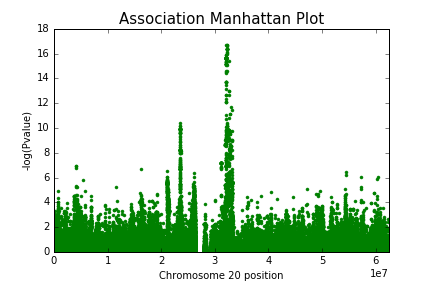

The script that saved this image:
#%%
import os

os.chdir('gwas')
#%%
#%%
#GIA TREKSIMO
#python allele_freqNEW.py -controls_file data/controlsmikraki.txt -cases_file data/casesmikraki.txt -output testaki -allele_frequency
import os
import sys
import argparse

#einai apo to arxeio argtest. einai mono oi grammes pou xreiazontai gia na treksw to allelefreq
parser = argparse.ArgumentParser(description='This is our projectara')
parser.add_argument('-controls_file', help='File containing control genotypes',required=True)
parser.add_argument('-cases_file', help='File containing cases genotypes',required=True)
parser.add_argument('-output', help='Output file name',required=True)
parser.add_argument('-allele_frequency', action='store_true')           #!ftiakse ta help
#NEW FLAG!!!
parser.add_argument('-HWE', action='store_true')
parser.add_argument('-association_test', action='store_value')
args = parser.parse_args()




#%%
def genotype_counts(datasetLINE):        
    '''Ypologismos arithmou gonotupwn
    Input: grammi arxeiou se Genotype File Format 
    Output: tuple tis morfis (snp_ID, arithmos omozugwn atomwn gia to refrence allilomorfo, arithmos omozugwn atomwn gia to alternative allilomorfo, arithmos eterozugwn atomwn, sunolo atomwn, thesi SNP)'''
    
    splittedline= datasetLINE.split(' ')   #einai lista, ta items tis anagnwrizontai ws strings
    snp= splittedline[0]
    N=(len(splittedline)-5)/3   #Arithmos atomwn. px ena line twn 500 atomwn: exei len=1505(3*N+5)
    locus=splittedline[2]
    
    homozygous_refrence=0 ;homozygous_alternative=0 ; heterozygous=0
    for i in range(5, len(splittedline) -len(splittedline)%3, 3): #!tsekare to range
                individual= splittedline[i] + splittedline[i+1] + splittedline[i+2]
                if individual=='100':
                    homozygous_refrence+=1
                elif individual=='010':
                    heterozygous+=1
                elif individual=='001':
                    homozygous_alternative+=1
    return snp , homozygous_refrence, homozygous_alternative, heterozygous, N , locus
            
#%%                
def allele_freq(x):  #isws prepei na to treksoume etsi gia na vroume kai gia to merged xwris na exoume kanei merging 
    '''Ypologismos suxnotitas allilomorfwn (p=suxnotita refrence allilomorfou, q=suxnotita alternative allilomorfou)
    *Prepei prwta na treksi i genotype_counts*
    Input: tuple  (snp_ID, arithmos omozugwn atomwn gia to refrence allilomorfo, arithmos omozugwn atomwn gia to alternative allilomorfo, arithmos eterozugwn atomwn, sunolo atomwn)
    Output: tuple (snp_ID, p, q) '''
    
    snp, R, A, het, N, loci = x
    p= round((R*2 + het)/(2*N), 3)  
    q= round((A*2 + het)/(2*N), 3)
    return snp, p, q
    
#%%


def HWE(x,y):# x=counts_cases, y=counts_controls
    from scipy import stats
    
    counts_merged= (y[0], x[1]+y[1], x[2]+y[2], x[3]+y[3], x[4]+y[4], x[5]) 
    
    if counts_merged[1] > 0 and counts_merged[2] > 0  and counts_merged[3] > 0: #This test is invalid when the observed or expected frequencies in each category are too small. A typical rule is that all of the observed and expected frequencies should be at least 5.
        snp, p_merged, q_merged = allele_freq(counts_merged)
        N = counts_merged[4]
        expect_homozygous_refrence = (p_merged**2)*N #pairnoume to plh8os twn anamenomenw reference
        expect_homozygous_alternative = (q_merged**2)*N
        expect_heterozygous = p_merged*q_merged*2*N
        x2test_hw = stats.chisquare([counts_merged[1], counts_merged[3],counts_merged[2]], [expect_homozygous_refrence, expect_heterozygous, expect_homozygous_alternative])
    
        return snp, x2test_hw.pvalue, round(expect_homozygous_refrence,3), round(expect_homozygous_alternative,3), round(expect_heterozygous,3)
    else:
        snp = counts_merged[0]
        return snp, "cannot compute pvalue", "ehr", "eha", "ehet"
#%%
#%%
#Genotypic Association --> http://www.gwaspi.org/?page_id=332, https://en.wikipedia.org/wiki/Genome-wide_association_study


'''After odds ratios and P-values have been calculated for all SNPs, a common approach is to create a 
Manhattan plot. In the context of GWA studies, this plot shows the negative logarithm of the P-value
as a function of genomic location. Thus the SNPs with the most significant association stand out on
the plot, usually as stacks of points because of haploblock structure. Importantly, the P-value 
threshold for significance is corrected for multiple testing issues. The exact threshold varies by 
study,(Wittkowski et al. 2014), but the conventional threshold is 5×10−8 to be significant in the face of hundreds of 
thousands to millions of tested SNPs (Bush & Moore 2012, Clarke et al. 2011,Barsh et al. 2012). 
GWA studies typically perform the first analysis in a discovery cohort, followed by validation of 
the most significant SNPs in an independent validation cohort.'''

def association_test(x,y): # taizw tuples tou genotype_counts # x=counts_cases, y=counts_controls
            from scipy import stats            
            snp = x[0]
            loci = x[5]
            if x[1] > 0 and y[1] > 0 and x[2] >0 and y[2] > 0 and x[3] > 0 and y[3] > 0:
                snp,x2test_hw,ehr,eha,ehet = HWE(x,y)
                snp, p_cases, q_cases= allele_freq(x)
                snp, p_controls, q_controls= allele_freq(y)
                N=x[4]
                x2test_ga = stats.chisquare([x[1],y[1],x[2],y[2],x[3],y[3]], [(p_cases**2)*N,(p_controls**2)*N, (q_cases**2)*N, (q_controls**2)*N ,2*p_cases*q_cases*N, 2*p_controls*q_controls*N]) 
                x2test_ga_final= x2test_ga.pvalue
            else:
                x2test_ga_final = "cannot compute pvalue"
            if x[2]!= 0 and y[1]!=0 and y[3]!=0:
    
                OR_RRAA = (x[1]*y[2])/(x[2]*y[1])
                OR_RAAA = (x[3]*y[2])/(x[2]*y[3])
            else:
                OR_RRAA = "none"
                OR_RAAA = "none"

            return snp, loci, x2test_ga_final, OR_RRAA, OR_RAAA
            
#%%             

    

#%%                  HWE treksimo

with open('gwas.cases.gen') as cases, open('gwas.controls.gen') as controls:
    j=0
    
    for line_cases, line_controls in zip(cases, controls):
        
                line_cases=line_cases.rstrip('\n')
                line_controls=line_controls.rstrip('\n')
                #gia elegxo taxutitas, mou deixnei poses fores exei treksei(ara poses grammes)
                
                if j % 2000 == 0:
                     print(j)   
                j += 1
                
                counts_cases=genotype_counts(line_cases)                
                counts_controls=genotype_counts(line_controls)
                
                snp, x2test_hw,ehr,eha,ehet = HWE(counts_cases,counts_controls)
                print(snp, x2test_hw)

#%%                 ASSOCIATION TREKSIMO meta apo remove
with open('STUDYremovedHWE_cases') as cases, open('STUDYremovedHWE_controls') as controls:
    j=0
    loci_list = []
    pvalue_list = []
    
    for line_cases, line_controls in zip(cases, controls):
        
                line_cases=line_cases.rstrip('\n')
                line_controls=line_controls.rstrip('\n')
                #gia elegxo taxutitas, mou deixnei poses fores exei treksei(ara poses grammes)
                
                if j % 2000 == 0:
                     print(j)   
                j += 1
                
                counts_cases=genotype_counts(line_cases)                
                counts_controls=genotype_counts(line_controls)
                
                snp, locus, pvalue, OR  = allelic_association_test(counts_cases,counts_controls)
                loci_list.append(locus)
                pvalue_list.append(pvalue)
                #print(snp, loci, pvalue, OR_RRAA, OR_RAAA)






#%% 
#==============================================================================
#Manhattan plot
def manhattan(x,y): #
    '''Dimiourgia manhattan plot apo ta pvalues ths HWE h' ths association test
    *Prepei na xei treksei h HWE h' h allelic_Association_test antistoixa*
    Input: 2 listes (1 me ta pvalues olwn twn snp (pvalue_list) kai 1 me tis thesis SNP sumfwna me to NCBI build 36)
    x: loci_list   y: pvalue_list
    Outupt: manhattan plot'''
    
    import matplotlib.pyplot as plt
    import math
    
    pvalues = list(map(lambda x:(-math.log(x)),pvalue_list))#efarmozw ton arnhtiko logari8mo sola ta pvalues
    plt.plot(loci_list, pvalues, ls='', marker='.', color='green')
    plt.xlim([0,int(loci_list[-1])])#oria aksona x,mia 8esh akrivws meta to telutaio snp
    plt.title("Association Manhattan Plot", fontsize=15)
    plt.xlabel("Chromosome 20 position", fontsize=10)
    plt.ylabel("-log(Pvalue)", fontsize=10)
    plt.savefig("manhattan")
    plt.show()

#%%
#qq plot --> https://en.wikipedia.org/wiki/Q%E2%80%93Q_plot
'''In statistics, a Q–Q plot[1] ("Q" stands for quantile) is a probability plot, which is a 
graphical method for comparing two probability distributions by plotting their quantiles against 
each other.A Q–Q plot is used to compare the shapes of distributions, providing a graphical view of how
properties such as location, scale, and skewness are similar or different in the two distributions.
Q–Q plots can be used to compare collections of data, or theoretical distributions.The use of Q–Q 
plots to compare two samples of data can be viewed as a non-parametric approach to comparing their
 underlying distributions. A Q–Q plot is generally a more powerful approach to do this than the
common technique of comparing histograms of the two samples, but requires more skill to interpret. 
Q–Q plots are commonly used to compare a data set to a theoretical model( Gnanadesikan 1977,
Thode 2002). This can provide an assessment of "goodness of fit" that is graphical, rather than 
reducing to a numerical summary. Q–Q plots are also used to compare two theoretical distributions 
to each other((Gibbons & Chakraborti 2003).Since Q–Q plots compare distributions, there is no need
 for the values to be observed as pairs, as in a scatter plot, or even for the numbers of values 
 in the two groups being compared to be equal.'''


def qqplot_2(x): #x einai to p value_list opws kai sth manhattan
    from scipy import  stats
    import math
    import pylab 
    pvalues = list(map(lambda x:(-math.log(x)),pvalue_list))#efarmozw ton arnhtiko logari8mo sola ta pvalues
    stats.probplot(pvalues, dist = stats.exponnorm,sparams=(2.5,), plot=pylab)
    pylab.set_title("Probplot for exponential distribution")
    pylab.savefig("qqplot2")
    pylab.show()
#%%
#OR  #POLY PIO GRHGOROS!!
def qqplot(x): 
    '''Dimiourgia qq plot apo ta pvalues ths association test
    *Prepei na xei treksei h allelic_association_test *
    Input: 1 lista me ta pvalues olwn twn snp (pvalue_list) 
    Outupt: qq plot'''
    import statsmodels.api as sm
    import pylab
    import numpy as np
    import math
    pvalues = list(map(lambda x:(-math.log(x)),pvalue_list))#efarmozw ton arnhtiko logari8mo sola ta pvalues
    pv = np.asarray(pvalues)
    sm.qqplot(pv, line='s')# etoimo module gia qqplot
    pylab.title("Probplot for exponential distribution ")
    pylab.savefig("qqlot")
    pylab.show()


        



